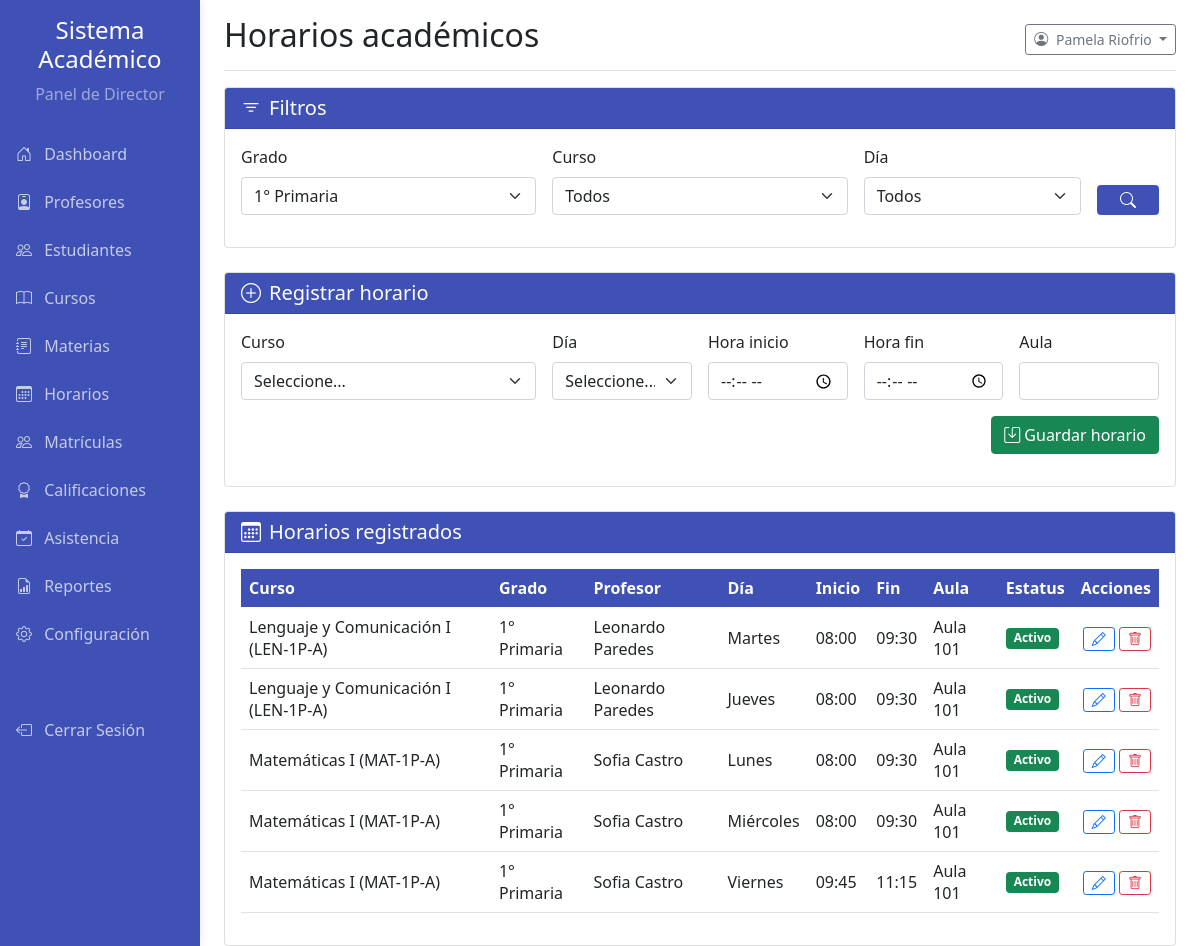
Page /pages/director_horarios.php?grade=1 (signed in) on the earlier database version.
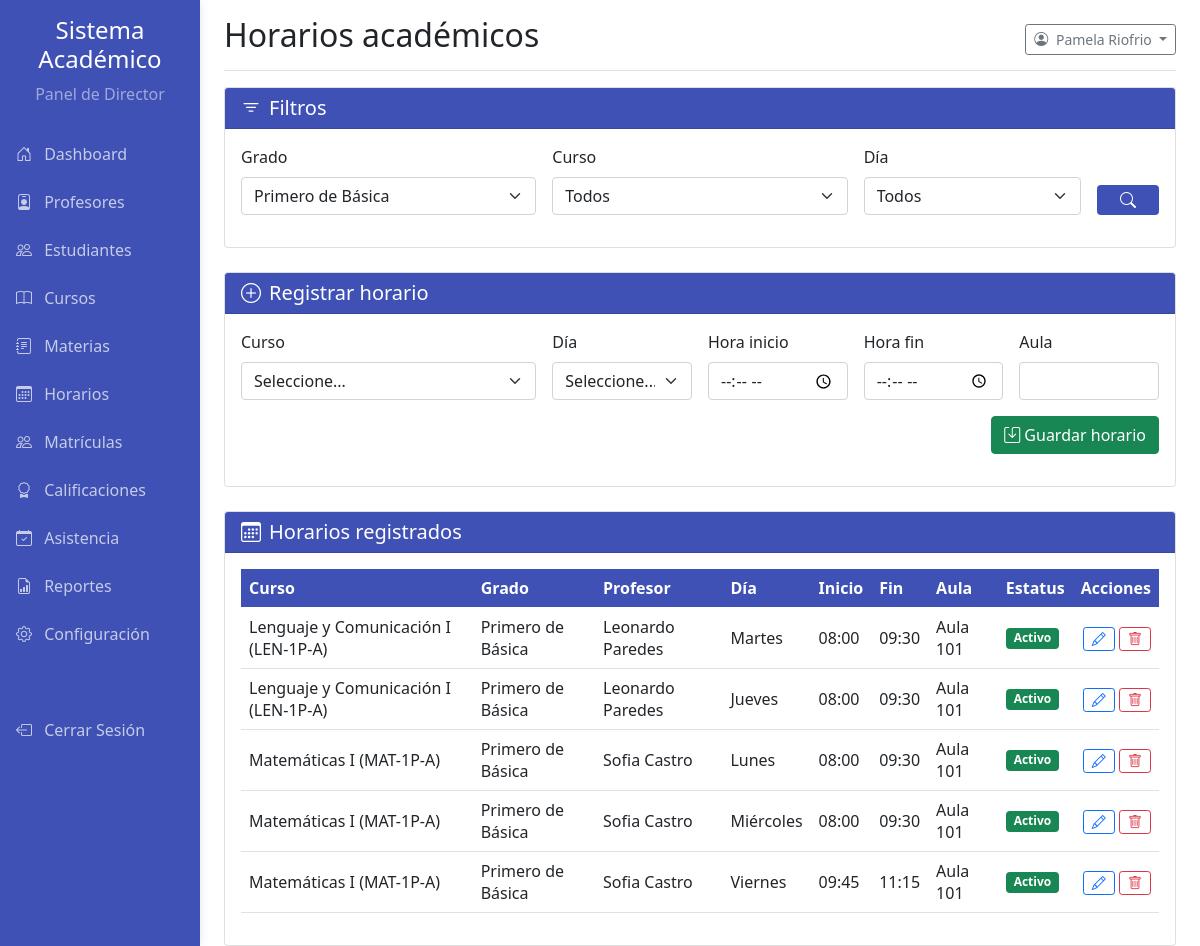
Same page on the later database version.
### tables this page shows
CREATE TABLE `horarios` (
  `id` int(11) NOT NULL,
  `curso_id` int(11) NOT NULL,
  `dia` enum('monday','tuesday','wednesday','thursday','friday') NOT NULL,
  `hora_inicio` time NOT NULL,
  `hora_fin` time NOT NULL,
  `aula` varchar(50) NOT NULL,
  `estatus` enum('Activo','Inactivo') NOT NULL DEFAULT 'Activo'
);

CREATE TABLE `grados` (
  `id` int(11) NOT NULL,
  `nombre` varchar(100) NOT NULL,
  `nivel` varchar(50) DEFAULT NULL,
  `descripcion` text DEFAULT NULL,
  `estatus` enum('Activo','Inactivo') NOT NULL DEFAULT 'Activo'
);

CREATE TABLE `cursos` (
  `id` int(11) NOT NULL,
  `codigo` varchar(50) NOT NULL,
  `nombre` varchar(150) NOT NULL,
  `grado_id` int(11) NOT NULL,
  `seccion` char(1) NOT NULL,
  `profesor_id` int(11) NOT NULL,
  `materia_id` int(11) NOT NULL,
  `capacidad` int(11) NOT NULL,
  `creditos` int(11) NOT NULL,
  `descripcion` text DEFAULT NULL,
  `fecha_inicio` date DEFAULT NULL,
  `fecha_fin` date DEFAULT NULL,
  `estatus` enum('Activo','Inactivo','Pendiente') NOT NULL DEFAULT 'Activo'
);

### pages/helpers/director_helpers.php (called while the page is built, shortened)
<?php
function director_get_grades(mysqli $mysqli): array
{
    $grados = [];
    if ($result = $mysqli->query('SELECT id, nombre FROM grados ORDER BY id')) {
        while ($row = $result->fetch_assoc()) {
            $grados[] = $row;
        }
    }
    return $grados;
}

### pages/director_horarios.php (the view, shortened to what the changed rows need)
<?php
require_once '../config.php';
require_once __DIR__ . '/helpers/director_helpers.php';
$gradeFilter = isset($_GET['grade']) ? (int)$_GET['grade'] : 0;
$dias = ['monday' => 'Lunes', 'tuesday' => 'Martes', 'wednesday' => 'Miércoles', 'thursday' => 'Jueves', 'friday' => 'Viernes'];
$grados = director_get_grades($mysqli);
$params = [];
$sql = "SELECT h.id, h.dia, h.hora_inicio, h.hora_fin, h.aula, h.estatus,
               c.id AS curso_id, c.nombre AS curso_nombre, c.codigo,
               g.nombre AS grado_nombre, CONCAT(u.nombre, ' ', u.apellido) AS profesor
        FROM horarios h
        JOIN cursos c ON h.curso_id = c.id
        JOIN grados g ON c.grado_id = g.id
        JOIN profesores p ON c.profesor_id = p.id
        JOIN usuarios u ON p.usuario_id = u.id";
$where = [];
if ($gradeFilter) {
    $where[] = 'c.grado_id = ?';
    $params[] = $gradeFilter;
}
if ($where) {
    $sql .= ' WHERE ' . implode(' AND ', $where);
}
$sql .= " ORDER BY g.id, c.nombre, FIELD(h.dia, 'monday','tuesday','wednesday','thursday','friday'), h.hora_inicio";
$stmt = $mysqli->prepare($sql);
$horarios = [];
if ($stmt) {
    if (!empty($params)) {
        $types = '';
        $bindParams = [];
        if ($gradeFilter) {
            $types .= 'i';
            $bindParams[] = $gradeFilter;
        }
        if ($bindParams) {
            $stmt->bind_param($types, ...$bindParams);
        }
    }
    $stmt->execute();
    $result = $stmt->get_result();
    while ($row = $result->fetch_assoc()) {
        $horarios[] = $row;
    }
}
?>
<!DOCTYPE html>
<html lang="es">
<head>
    <link href="../css/bootstrap.min.css" rel="stylesheet">
    <link href="../css/academic.css" rel="stylesheet" type="text/css">
    <link rel="stylesheet" href="https://cdn.jsdelivr.net/npm/bootstrap-icons@1.8.1/font/bootstrap-icons.css">
</head>
<body>
<div class="container-fluid">
    <div class="row">
        <div class="col-md-9 ms-sm-auto col-lg-10 px-md-4">
            <div class="d-flex justify-content-between flex-wrap flex-md-nowrap align-items-center pt-3 pb-2 mb-3 border-bottom">
                <h1 class="h2">Horarios académicos</h1>
            </div>
            <div class="card mb-4">
                <div class="card-body">
                    <form method="get" class="row g-3">
                        <div class="col-md-4">
                            <label class="form-label" for="gradeFilter">Grado</label>
                            <select class="form-select" id="gradeFilter" name="grade">
                                <?php foreach ($grados as $grado): ?>
                                    <option value="<?php echo (int)$grado['id']; ?>" <?php echo $gradeFilter === (int)$grado['id'] ? 'selected' : ''; ?>>
                                        <?php echo htmlspecialchars($grado['nombre'], ENT_QUOTES, 'UTF-8'); ?>
                                    </option>
                                <?php endforeach; ?>
                            </select>
                        </div>
                    </form>
                </div>
            </div>
            <div class="card">
                <div class="card-body">
                    <div class="table-responsive">
                        <table class="table table-hover align-middle">
                            <thead class="table-academic">
                            <tr>
                                <th>Curso</th>
                                <th>Grado</th>
                                <th>Profesor</th>
                                <th>Día</th>
                                <th>Inicio</th>
                                <th>Fin</th>
                                <th>Aula</th>
                                <th>Estatus</th>
                                <th class="text-end">Acciones</th>
                            </tr>
                            </thead>
                            <tbody>
                            <?php foreach ($horarios as $horario): ?>
                                <tr>
                                    <td><?php echo htmlspecialchars($horario['curso_nombre'] . ' (' . $horario['codigo'] . ')', ENT_QUOTES, 'UTF-8'); ?></td>
                                    <td><?php echo htmlspecialchars($horario['grado_nombre'], ENT_QUOTES, 'UTF-8'); ?></td>
                                    <td><?php echo htmlspecialchars($horario['profesor'], ENT_QUOTES, 'UTF-8'); ?></td>
                                    <td><?php echo $dias[$horario['dia']] ?? $horario['dia']; ?></td>
                                    <td><?php echo htmlspecialchars(substr($horario['hora_inicio'], 0, 5), ENT_QUOTES, 'UTF-8'); ?></td>
                                    <td><?php echo htmlspecialchars(substr($horario['hora_fin'], 0, 5), ENT_QUOTES, 'UTF-8'); ?></td>
                                    <td><?php echo htmlspecialchars($horario['aula'], ENT_QUOTES, 'UTF-8'); ?></td>
                                    <td>
                                        <?php if ($horario['estatus'] === 'Activo'): ?>
                                            <span class="badge bg-success">Activo</span>
                                        <?php else: ?>
                                            <span class="badge bg-secondary">Inactivo</span>
                                        <?php endif; ?>
                                    <td class="text-end">
                                        <button class="btn btn-sm btn-outline-primary" type="button" data-bs-toggle="collapse" data-bs-target="#editar-<?php echo (int)$horario['id']; ?>" aria-expanded="false">
                                            <i class="bi bi-pencil"></i>
                                        </button>
                                        <button class="btn btn-sm btn-outline-danger btn-disable-horario" data-id="<?php echo (int)$horario['id']; ?>" title="Deshabilitar">
                                            <i class="bi bi-trash"></i>
                                        </button>
                                    </td>
                                </tr>
                            <?php endforeach; ?>
                            </tbody>
                        </table>
                    </div>
                </div>
            </div>
        </div>
    </div>
</div>
</body>
</html>

Differences in the rows shown:
changed through a linked row, horarios "Martes": grados.nombre "1° Primaria" → "Primero de Básica"
changed through a linked row, horarios "Jueves": grados.nombre "1° Primaria" → "Primero de Básica"
changed through a linked row, horarios "Lunes": grados.nombre "1° Primaria" → "Primero de Básica"
changed through a linked row, horarios "Miércoles": grados.nombre "1° Primaria" → "Primero de Básica"
changed through a linked row, horarios "Viernes": grados.nombre "1° Primaria" → "Primero de Básica"
Other differences:
form field grade: "1° Primaria" → "Primero de Básica"
